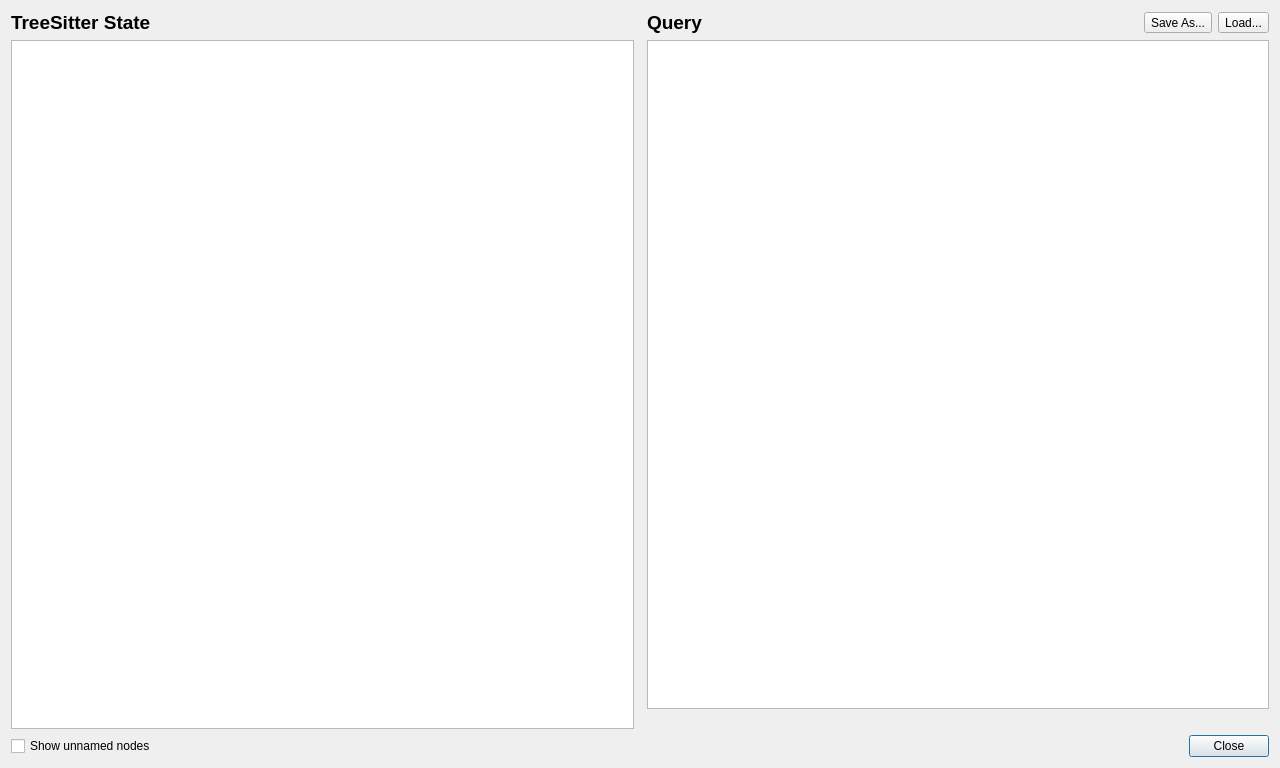
<?xml version="1.0" encoding="UTF-8"?>
<ui version="4.0">
 <class>Gui::TreeSitterInspector</class>
 <widget class="QDialog" name="Gui::TreeSitterInspector">
  <property name="geometry">
   <rect>
    <x>0</x>
    <y>0</y>
    <width>1280</width>
    <height>768</height>
   </rect>
  </property>
  <property name="windowTitle">
   <string>TreeSitter Inspector</string>
  </property>
  <layout class="QGridLayout" name="gridLayout_2">
   <item row="0" column="0" colspan="2">
    <widget class="QSplitter" name="splitter">
     <property name="sizePolicy">
      <sizepolicy hsizetype="Expanding" vsizetype="Expanding">
       <horstretch>0</horstretch>
       <verstretch>0</verstretch>
      </sizepolicy>
     </property>
     <property name="orientation">
      <enum>Qt::Orientation::Horizontal</enum>
     </property>
     <property name="handleWidth">
      <number>1</number>
     </property>
     <property name="childrenCollapsible">
      <bool>false</bool>
     </property>
     <widget class="QWidget" name="layoutWidget">
      <layout class="QVBoxLayout" name="verticalLayout">
       <property name="rightMargin">
        <number>6</number>
       </property>
       <item>
        <widget class="QLabel" name="stateLabel">
         <property name="font">
          <font>
           <pointsize>14</pointsize>
           <bold>true</bold>
          </font>
         </property>
         <property name="text">
          <string>TreeSitter State</string>
         </property>
        </widget>
       </item>
       <item>
        <widget class="QTreeView" name="treeInspector"/>
       </item>
      </layout>
     </widget>
     <widget class="QWidget" name="layoutWidget1">
      <layout class="QGridLayout" name="gridLayout">
       <property name="leftMargin">
        <number>6</number>
       </property>
       <item row="0" column="3">
        <widget class="QToolButton" name="loadButton">
         <property name="toolTip">
          <string>Load...</string>
         </property>
         <property name="text">
          <string>Load...</string>
         </property>
        </widget>
       </item>
       <item row="0" column="0">
        <widget class="QLabel" name="queryLabel">
         <property name="sizePolicy">
          <sizepolicy hsizetype="Expanding" vsizetype="Preferred">
           <horstretch>0</horstretch>
           <verstretch>0</verstretch>
          </sizepolicy>
         </property>
         <property name="font">
          <font>
           <pointsize>14</pointsize>
           <bold>true</bold>
           <underline>false</underline>
          </font>
         </property>
         <property name="text">
          <string>Query</string>
         </property>
        </widget>
       </item>
       <item row="0" column="1">
        <spacer name="horizontalSpacer">
         <property name="orientation">
          <enum>Qt::Orientation::Horizontal</enum>
         </property>
         <property name="sizeHint" stdset="0">
          <size>
           <width>40</width>
           <height>20</height>
          </size>
         </property>
        </spacer>
       </item>
       <item row="0" column="2">
        <widget class="QToolButton" name="saveButton">
         <property name="toolTip">
          <string>Save As...</string>
         </property>
         <property name="text">
          <string>Save As...</string>
         </property>
        </widget>
       </item>
       <item row="1" column="0" colspan="4">
        <widget class="QPlainTextEdit" name="query">
         <property name="sizePolicy">
          <sizepolicy hsizetype="Preferred" vsizetype="Expanding">
           <horstretch>0</horstretch>
           <verstretch>0</verstretch>
          </sizepolicy>
         </property>
         <property name="tabStopDistance">
          <double>13.333299999999999</double>
         </property>
        </widget>
       </item>
       <item row="2" column="0" colspan="4">
        <widget class="QLabel" name="queryInfo">
         <property name="text">
          <string/>
         </property>
        </widget>
       </item>
      </layout>
     </widget>
    </widget>
   </item>
   <item row="2" column="1">
    <widget class="QDialogButtonBox" name="buttons">
     <property name="orientation">
      <enum>Qt::Orientation::Horizontal</enum>
     </property>
     <property name="standardButtons">
      <set>QDialogButtonBox::StandardButton::Close</set>
     </property>
    </widget>
   </item>
   <item row="2" column="0">
    <widget class="QCheckBox" name="enableUnnamed">
     <property name="text">
      <string>Show unnamed nodes</string>
     </property>
    </widget>
   </item>
  </layout>
 </widget>
 <resources/>
 <connections>
  <connection>
   <sender>buttons</sender>
   <signal>accepted()</signal>
   <receiver>Gui::TreeSitterInspector</receiver>
   <slot>accept()</slot>
   <hints>
    <hint type="sourcelabel">
     <x>248</x>
     <y>254</y>
    </hint>
    <hint type="destinationlabel">
     <x>157</x>
     <y>274</y>
    </hint>
   </hints>
  </connection>
  <connection>
   <sender>buttons</sender>
   <signal>rejected()</signal>
   <receiver>Gui::TreeSitterInspector</receiver>
   <slot>reject()</slot>
   <hints>
    <hint type="sourcelabel">
     <x>316</x>
     <y>260</y>
    </hint>
    <hint type="destinationlabel">
     <x>286</x>
     <y>274</y>
    </hint>
   </hints>
  </connection>
 </connections>
</ui>
